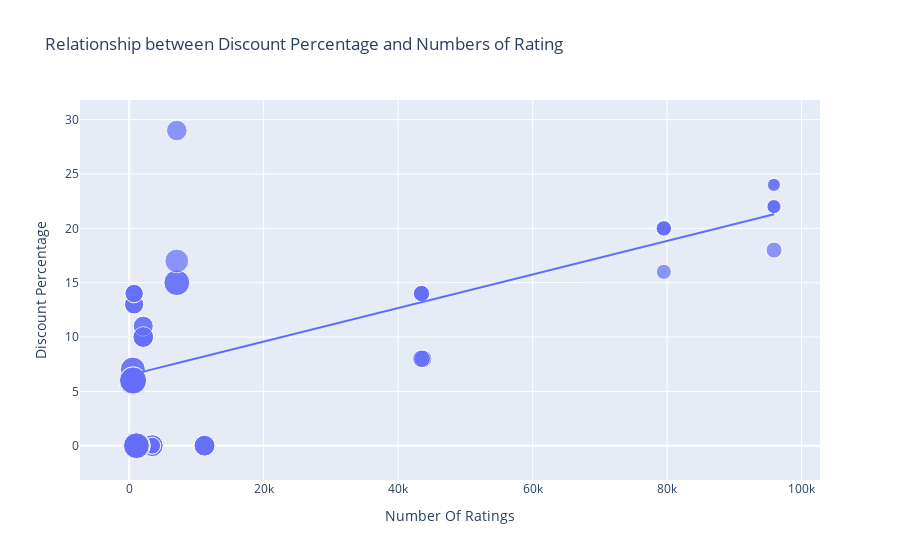

Notebook code for this chart:
### Code cell
fig = px.scatter(data_frame=df,x="Number Of Ratings", y="Discount Percentage", size="Sale Price",trendline="ols", 
                 title="Relationship between Discount Percentage and Numbers of Rating")
fig.show()

### Figure 1 — Plotly figure (JSON) as saved in the notebook; plotly's stock layout.template omitted (floating-point values rounded to 4 significant figures)
{"data": [{"hovertemplate": "Number Of Ratings=%{x}<br>Discount Percentage=%{y}<br>Sale Price=%{marker.size}<extra></extra>", "legendgroup": "", "marker": {"color": "#636efa", "size": [49900, 84900, 84900, 77000, 77000, 49900, 49900, 77000, 89900, 41999, 39999, 41999, 41999, 41999, 131900, 117100, 131900, 117100, 74999, 117900, 117100, 117900, 99900, 44999, 140900, 130900, 64900, 120900, 59900, 75900, 110900, 130900, 120900, 64900, 64900, 75900, 75900, 120900, 59900, 120900, 75900, 140900, 70900, 70900, 75900, 59900, 110900, 120900, 130900, 130900, 54999, 54999, 29999, 34999, 34999, 34999, 54999, 29999, 46999, 46999, 46999, 46999], "sizemode": "area", "sizeref": 352.2, "symbol": "circle"}, "mode": "markers", "name": "", "orientation": "v", "showlegend": false, "type": "scatter", "x": [3431, 3431, 3431, 11202, 11202, 3431, 3431, 11202, 1454, 79512, 79512, 79582, 79512, 79512, 1078, 1078, 1078, 1078, 7088, 7088, 1078, 7088, 7081, 95909, 542, 580, 740, 545, 740, 2101, 545, 580, 580, 730, 730, 2101, 2101, 580, 740, 580, 2092, 545, 2101, 2092, 2101, 740, 545, 580, 580, 580, 43707, 43707, 95807, 95909, 95807, 95909, 43470, 95909, 43470, 43470, 43470, 43470], "xaxis": "x", "y": [0, 0, 0, 0, 0, 0, 0, 0, 0, 20, 16, 20, 20, 20, 0, 0, 0, 0, 29, 15, 0, 15, 17, 18, 6, 6, 13, 6, 14, 10, 7, 6, 6, 13, 13, 10, 10, 6, 14, 6, 10, 6, 11, 11, 10, 14, 7, 6, 6, 6, 8, 8, 24, 22, 22, 22, 8, 24, 14, 14, 14, 14], "yaxis": "y"}, {"hovertemplate": "<b>OLS trendline</b><br>Discount Percentage = 0.000154292 * Number Of Ratings + 6.49233<br>R<sup>2</sup>=0.468988<br><br>Number Of Ratings=%{x}<br>Discount Percentage=%{y} <b>(trend)</b><extra></extra>", "legendgroup": "", "marker": {"color": "#636efa", "symbol": "circle"}, "mode": "lines", "name": "", "showlegend": false, "type": "scatter", "x": [542, 545, 545, 545, 545, 580, 580, 580, 580, 580, 580, 580, 580, 730, 730, 740, 740, 740, 740, 1078, 1078, 1078, 1078, 1078, 1454, 2092, 2092, 2101, 2101, 2101, 2101, 2101, 3431, 3431, 3431, 3431, 3431, 7081, 7088, 7088, 7088, 11202, 11202, 11202, 43470, 43470, 43470, 43470, 43470, 43707, 43707, 79512, 79512, 79512, 79512, 79582, 95807, 95807, 95909, 95909, 95909, 95909], "xaxis": "x", "y": [6.576, 6.576, 6.576, 6.576, 6.576, 6.582, 6.582, 6.582, 6.582, 6.582, 6.582, 6.582, 6.582, 6.605, 6.605, 6.607, 6.607, 6.607, 6.607, 6.659, 6.659, 6.659, 6.659, 6.659, 6.717, 6.815, 6.815, 6.816, 6.816, 6.816, 6.816, 6.816, 7.022, 7.022, 7.022, 7.022, 7.022, 7.585, 7.586, 7.586, 7.586, 8.221, 8.221, 8.221, 13.2, 13.2, 13.2, 13.2, 13.2, 13.24, 13.24, 18.76, 18.76, 18.76, 18.76, 18.77, 21.27, 21.27, 21.29, 21.29, 21.29, 21.29], "yaxis": "y"}], "layout": {"legend": {"itemsizing": "constant", "tracegroupgap": 0}, "title": {"text": "Relationship between Discount Percentage and Numbers of Rating"}, "xaxis": {"anchor": "y", "domain": [0, 1], "title": {"text": "Number Of Ratings"}}, "yaxis": {"anchor": "x", "domain": [0, 1], "title": {"text": "Discount Percentage"}}}}
